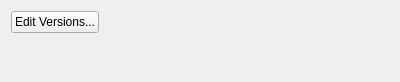
<?xml version="1.0" encoding="UTF-8"?>
<ui version="4.0">
 <class>settings_frame</class>
 <widget class="QFrame" name="settings_frame">
  <property name="geometry">
   <rect>
    <x>0</x>
    <y>0</y>
    <width>400</width>
    <height>82</height>
   </rect>
  </property>
  <property name="windowTitle">
   <string>Frame</string>
  </property>
  <property name="frameShape">
   <enum>QFrame::NoFrame</enum>
  </property>
  <layout class="QFormLayout" name="formLayout">
   <property name="fieldGrowthPolicy">
    <enum>QFormLayout::ExpandingFieldsGrow</enum>
   </property>
   <item row="0" column="0">
    <widget class="QPushButton" name="appPaths_pushButton">
     <property name="text">
      <string>Edit Versions...</string>
     </property>
     <property name="exec" stdset="0">
      <string>appPathsEditor</string>
     </property>
    </widget>
   </item>
  </layout>
 </widget>
 <resources/>
 <connections/>
</ui>
